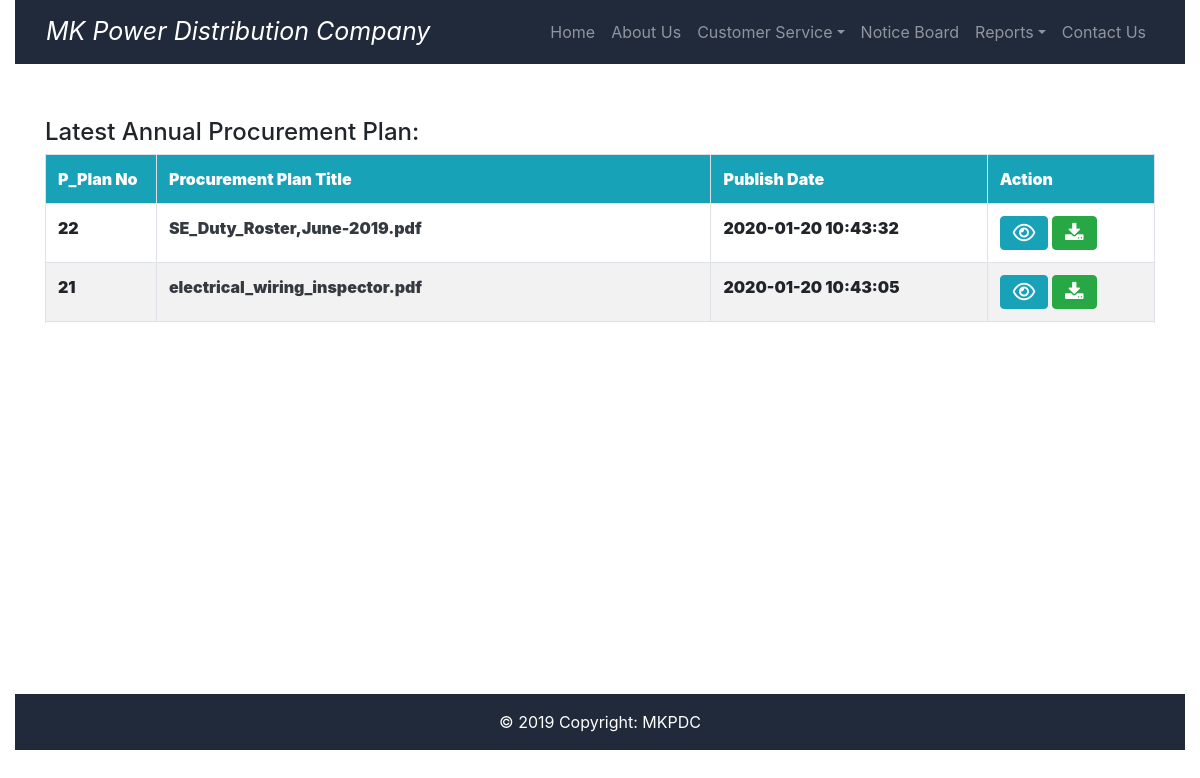
The page /report_plan.php on the database its author committed.
### tables this page shows
CREATE TABLE `notice` (
  `notice_id` int(10) NOT NULL,
  `admin_id` int(10) NOT NULL,
  `notice_date` datetime NOT NULL DEFAULT current_timestamp() ON UPDATE current_timestamp(),
  `notice_type` varchar(30) NOT NULL,
  `notice_file` varchar(255) NOT NULL
);

### report_plan.php (the view, shortened to what this page needs)
<!DOCTYPE html>
<html>
<head>
  <link rel="stylesheet" href="http://maxcdn.bootstrapcdn.com/font-awesome/4.3.0/css/font-awesome.min.css">
  <link rel="stylesheet" href="http://fortawesome.github.io/Font-Awesome/assets/font-awesome/css/font-awesome.css">
  <link rel="stylesheet" href="https://use.fontawesome.com/releases/v5.7.0/css/all.css">
  <link rel="stylesheet" href="https://stackpath.bootstrapcdn.com/bootstrap/4.3.1/css/bootstrap.min.css">
  <link rel="stylesheet" href="https://maxcdn.bootstrapcdn.com/font-awesome/4.7.0/css/font-awesome.min.css">
  <link rel="stylesheet" href="css/style.css">
</head>
<body>
    <div class="container-fluid">
        <?php include("include/header.php"); ?>
        <div><br>
            <div class="main-contant">
                <h4>Latest Annual Procurement Plan:</h4>
                <div class="row">
                    <div class="col-lg-12 col-md-12 col-sm-12 col-xs-12">
                       <div class="table-responsive">
                           <div class="table-wrapper-scroll-y my-custom-scrollbar" style="height: 510px;">
                            <?php
                             include("database/connectdb.php");
                             $fq = "SELECT * FROM `notice`ORDER BY notice_date DESC";
                             $result = $connect->query($fq); ?>
                            <?php  if ($result->num_rows > 0) {?>
                            <table class="table table-condensed table-striped table-bordered">
                                <tr class="bg-info text-white">
                                    <th width="10%"><strong>P_Plan No</strong></th>
                                    <th width="50%"><strong>Procurement Plan Title</strong></th>
                                    <th><strong>Publish Date</strong></th>
                                    <th><strong>Action</strong></th>
                                </tr>
                                <?php   $i = 1; while ($row = $result->fetch_assoc()){?>
                                <tr>
                                    <?php if($row['notice_type']=="annual_procurement_plan") {?>
                                    <th><strong><?php echo $row['notice_id'] ?> </strong></th>
                                    <th><a href="?id=<?php echo $row['notice_id']; ?>" class="text-dark"><strong><?php echo $row['notice_file'] ?></strong></a>
                                    </th>
                                    <th><strong><?php echo $row['notice_date'] ?></strong></th>
                                    <th><a href="admin_notice.php?id_view=<?php echo $row['notice_id']; ?>"><i
                                                class="fa fa-eye btn btn-info" style="font-size: 15pt;"
                                                aria-hidden="true"></i></a>
                                        <a href="admin_notice.php?id=<?php echo $row['notice_id']; ?>"><i
                                                class="fa fa-download btn btn-success" style="font-size: 15pt;"
                                                aria-hidden="true"></i></a>
                                    </th>
                                    <?php } ?>
                                </tr>
                                <?php $i++; } ?>
                            </table>
                            <?php } ?>
                        </div>
                    </div>
                </div>
                </div>
            </div>
        </div>
        <?php include("include/footer.php"); ?><br>
    </div>
</body>
</html>

### report_plan.php (style rules this page uses)
.main-contant { margin: 30px; }

### rows shown on the page
notice: notice_id "22", notice_file "SE_Duty_Roster,June-2019.pdf", notice_date "2020-01-20 10:43:32"
notice: notice_id "21", notice_file "electrical_wiring_inspector.pdf", notice_date "2020-01-20 10:43:05"
